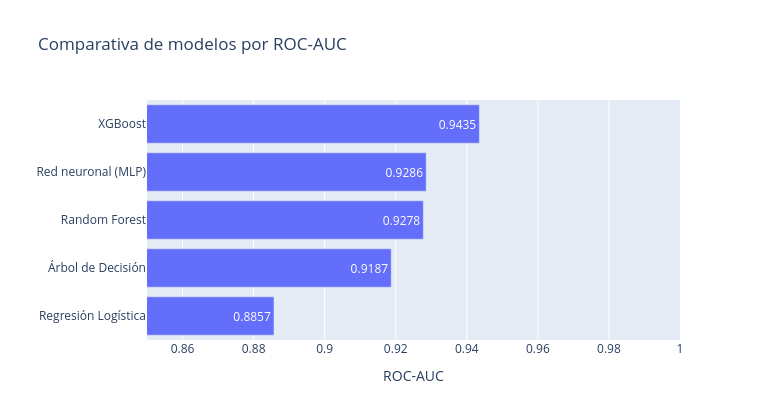

Notebook code for this chart:
### Markdown cell above
### Gráfica de barras (ROC-AUC por modelo)

### Code cell
orden = df_resultados.sort_values("roc_auc")  # ascendente para barh de mayor a menor visualmente
fig = px.bar(orden, x="roc_auc", y="modelo", orientation="h", text_auto=".4f",
             title="Comparativa de modelos por ROC-AUC",
             labels={"roc_auc": "ROC-AUC", "modelo": ""}, width=760, height=420)
fig.update_xaxes(range=[0.85, 1.0])
fig.show()

### Figure 1 — Plotly figure (JSON) as saved in the notebook; plotly's stock layout.template omitted (floating-point values rounded to 4 significant figures)
{"data": [{"hovertemplate": "ROC-AUC=%{x}<br>=%{y}<extra></extra>", "legendgroup": "", "marker": {"color": "#636efa", "pattern": {"shape": ""}}, "name": "", "orientation": "h", "showlegend": false, "textposition": "auto", "texttemplate": "%{x:.4f}", "type": "bar", "x": [0.8857, 0.9187, 0.9278, 0.9286, 0.9435], "xaxis": "x", "y": ["Regresión Logística", "Árbol de Decisión", "Random Forest", "Red neuronal (MLP)", "XGBoost"], "yaxis": "y"}], "layout": {"barmode": "relative", "height": 420, "legend": {"tracegroupgap": 0}, "title": {"text": "Comparativa de modelos por ROC-AUC"}, "width": 760, "xaxis": {"anchor": "y", "domain": [0.0, 1.0], "range": [0.85, 1.0], "title": {"text": "ROC-AUC"}}, "yaxis": {"anchor": "x", "domain": [0.0, 1.0], "title": {"text": ""}}}}
